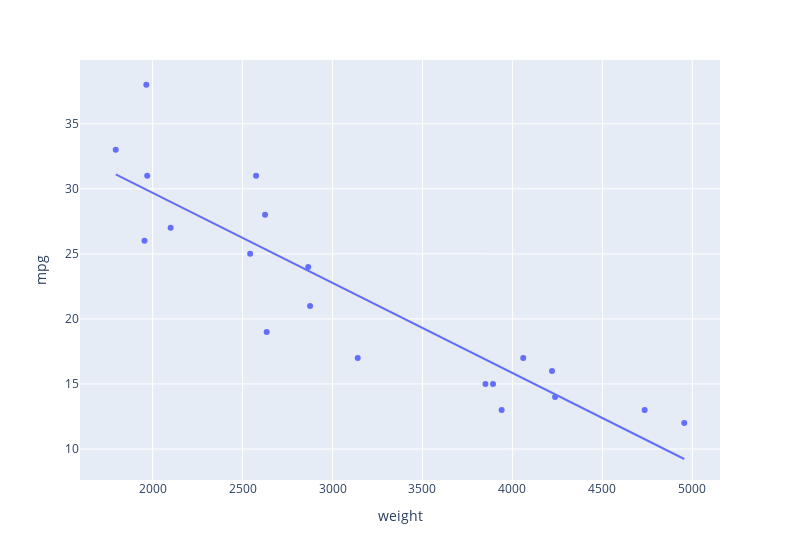

The cell this chart's notebook holds for it:
### Markdown cell above
Suppose we collected a sample of 20 cars from a population.  For the purposes of this demo we will assume that the seaborn dataset is the population. The following is a visualization of our sample:

### Code cell
np.random.seed(42)
mpg_sample = sns.load_dataset('mpg').sample(20)
px.scatter(mpg_sample, x='weight', y='mpg', trendline='ols', width=800)

### Figure 1 — Plotly figure (JSON) as saved in the notebook; plotly's stock layout.template omitted (floating-point values rounded to 4 significant figures)
{"data": [{"hovertemplate": "weight=%{x}<br>mpg=%{y}<extra></extra>", "legendgroup": "", "marker": {"color": "#636efa", "symbol": "circle"}, "mode": "markers", "name": "", "orientation": "v", "showlegend": false, "type": "scatter", "x": [1795, 2625, 2634, 3940, 4237, 2100, 2865, 4735, 4060, 2875, 3850, 1965, 1955, 3892, 2542, 4955, 2575, 3140, 4220, 1970], "xaxis": "x", "y": [33, 28, 19, 13, 14, 27, 24, 13, 17, 21, 15, 38, 26, 15, 25, 12, 31, 17, 16, 31], "yaxis": "y"}, {"hovertemplate": "<b>OLS trendline</b><br>mpg = -0.00692182 * weight + 43.5295<br>R<sup>2</sup>=0.799461<br><br>weight=%{x}<br>mpg=%{y} <b>(trend)</b><extra></extra>", "legendgroup": "", "marker": {"color": "#636efa", "symbol": "circle"}, "mode": "lines", "name": "", "showlegend": false, "type": "scatter", "x": [1795, 1955, 1965, 1970, 2100, 2542, 2575, 2625, 2634, 2865, 2875, 3140, 3850, 3892, 3940, 4060, 4220, 4237, 4735, 4955], "xaxis": "x", "y": [31.1, 30.0, 29.93, 29.89, 28.99, 25.93, 25.71, 25.36, 25.3, 23.7, 23.63, 21.79, 16.88, 16.59, 16.26, 15.43, 14.32, 14.2, 10.75, 9.232], "yaxis": "y"}], "layout": {"legend": {"tracegroupgap": 0}, "margin": {"t": 60}, "width": 800, "xaxis": {"anchor": "y", "domain": [0, 1], "title": {"text": "weight"}}, "yaxis": {"anchor": "x", "domain": [0, 1], "title": {"text": "mpg"}}}}
